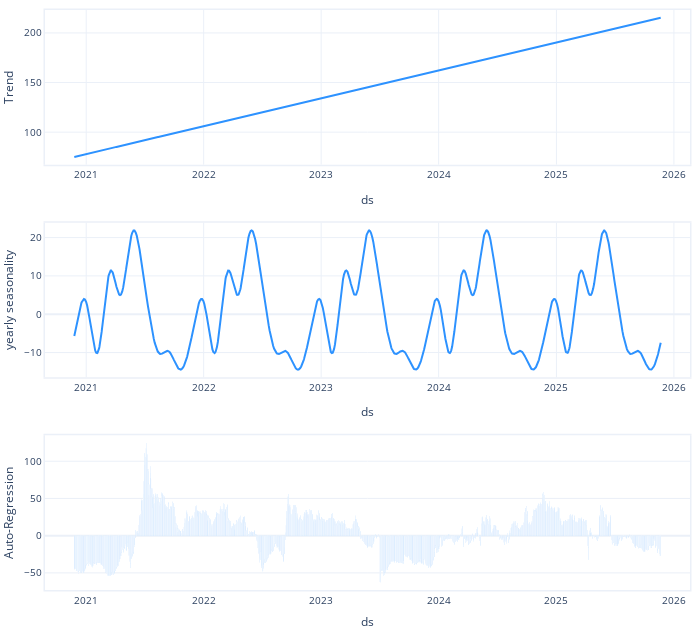

Notebook code for this chart:
### Code cell
today = datetime.today()
start_date = (today - relativedelta(years=5)).strftime("%Y-%m-%d")
end_date = today.strftime("%Y-%m-%d")

ticker='2603'
df = api.taiwan_stock_daily(
    stock_id=ticker, start_date=start_date, end_date=end_date
)
df = df[["date", "close"]]
df.columns = ["ds", "y"]
df["ds"] = pd.to_datetime(df["ds"])

print('lags', best_pacf_lag(df["y"]))
# 訓練模型
m = NeuralProphet(
    n_changepoints=0,
    yearly_seasonality=True,
    weekly_seasonality=False,
    daily_seasonality=False,
    n_lags=best_pacf_lag(df["y"])
)
m.fit(df, epochs=100, batch_size=32, early_stopping=True)
forecast = m.predict(df)
m.plot_components(forecast)

### Figure 1 — Plotly figure (JSON) as saved in the notebook; plotly's stock layout.template omitted (floating-point values rounded to 4 significant figures; data arrays with more than 128 entries replaced by an {"elided": "..."} marker saying what was removed)
{"data": [{"line": {"color": "#2d92ff", "width": 2}, "mode": "lines", "name": "Trend", "showlegend": false, "type": "scatter", "x": {"elided": "1303 str values"}, "xaxis": "x", "y": {"elided": "1303 float values"}, "yaxis": "y"}, {"line": {"color": "#2d92ff", "width": 2}, "mode": "lines", "name": "yearly seasonality", "showlegend": false, "type": "scatter", "x": {"elided": "1303 str values"}, "xaxis": "x2", "y": {"elided": "1303 float values"}, "yaxis": "y2"}, {"marker": {"color": "#2d92ff"}, "name": "Auto-Regression", "opacity": 1, "showlegend": false, "type": "bar", "x": {"elided": "1303 str values"}, "xaxis": "x3", "y": {"elided": "1303 float values"}, "yaxis": "y3"}], "layout": {"autosize": true, "barmode": "overlay", "font": {"size": 10}, "height": 630, "hovermode": "x unified", "legend": {"traceorder": "reversed", "y": 0.1}, "margin": {"b": 0, "l": 0, "pad": 0, "r": 10, "t": 10}, "title": {"font": {"size": 12}}, "width": 700, "xaxis": {"anchor": "y", "domain": [0, 1], "linewidth": 1.5, "mirror": true, "range": ["2020-08-26T00:00:00", "2026-02-20T00:00:00"], "showline": true, "title": {"text": "ds"}, "type": "date"}, "xaxis2": {"anchor": "y2", "domain": [0, 1], "linewidth": 1.5, "mirror": true, "range": ["2020-08-26T00:00:00", "2026-02-20T00:00:00"], "showline": true, "title": {"text": "ds"}, "type": "date"}, "xaxis3": {"anchor": "y3", "domain": [0, 1], "linewidth": 1.5, "mirror": true, "range": ["2020-08-26T00:00:00", "2026-02-20T00:00:00"], "showline": true, "title": {"text": "ds"}, "type": "date"}, "yaxis": {"anchor": "x", "domain": [0.7333, 1], "linewidth": 1.5, "mirror": true, "rangemode": "normal", "showline": true, "title": {"text": "Trend"}}, "yaxis2": {"anchor": "x2", "domain": [0.3667, 0.6333], "linewidth": 1.5, "mirror": true, "rangemode": "tozero", "showline": true, "title": {"text": "yearly seasonality"}}, "yaxis3": {"anchor": "x3", "domain": [0, 0.2667], "linewidth": 1.5, "mirror": true, "rangemode": "tozero", "showline": true, "title": {"text": "Auto-Regression"}}}}
